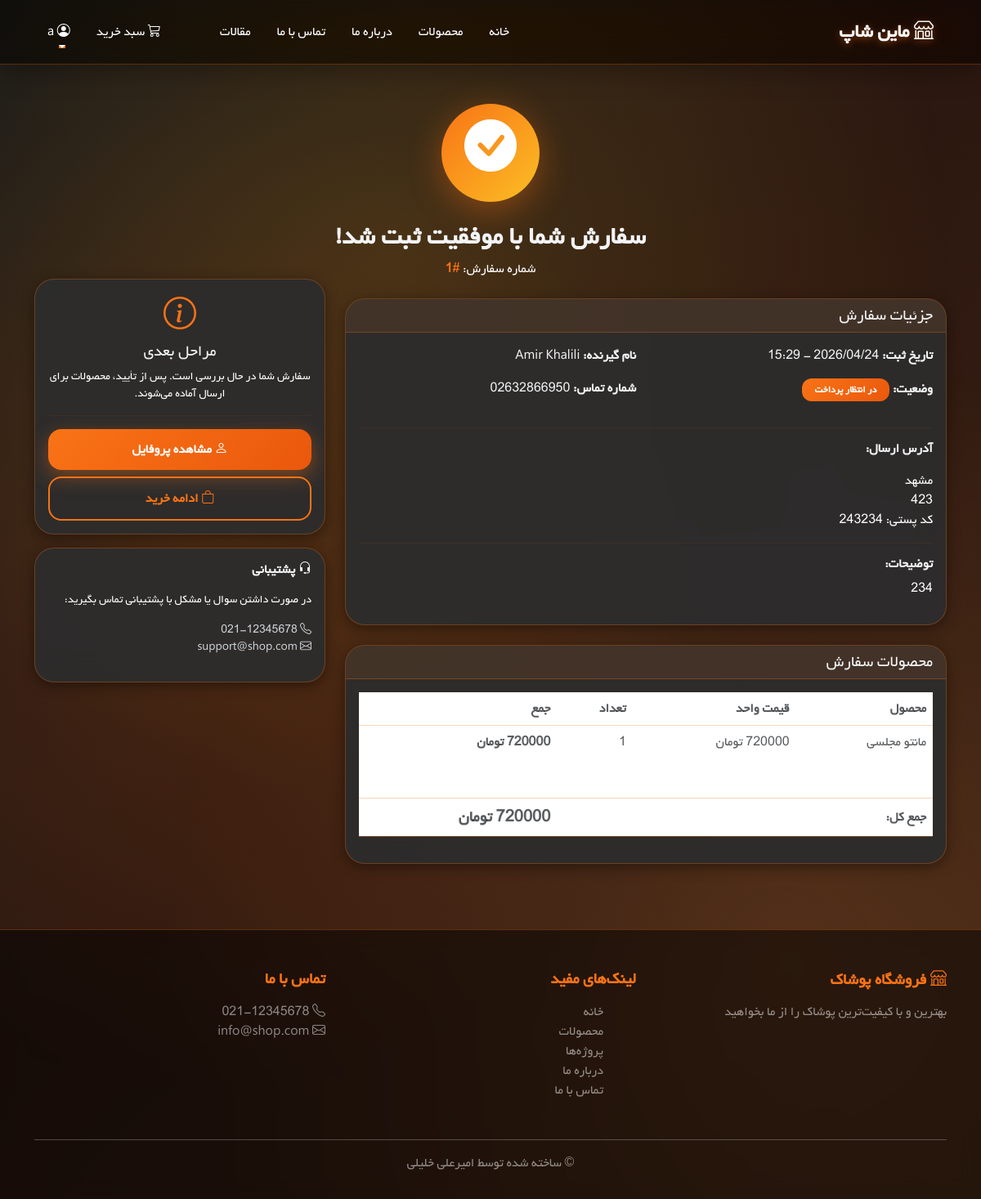
/order/1/ (signed in), run on the app's committed database.
### shop/models.py (models this page shows, shortened)
class Order(models.Model):
    STATUS_CHOICES = [
        ('pending', 'در انتظار پرداخت'),
        ('paid', 'پرداخت شده'),
        ('processing', 'در حال پردازش'),
        ('shipped', 'ارسال شده'),
        ('delivered', 'تحویل داده شده'),
        ('cancelled', 'لغو شده'),
    ]
    user = models.ForeignKey(User, on_delete=models.CASCADE,
                              related_name='orders', verbose_name='کاربر')
    status = models.CharField(max_length=20, choices=STATUS_CHOICES,
                               default='pending', verbose_name='وضعیت')
    first_name = models.CharField(max_length=100, verbose_name='نام')
    last_name = models.CharField(max_length=100, verbose_name='نام خانوادگی')
    phone = models.CharField(max_length=15, verbose_name='شماره تلفن')
    address = models.TextField(verbose_name='آدرس')
    city = models.CharField(max_length=100, verbose_name='شهر')
    postal_code = models.CharField(max_length=10, verbose_name='کد پستی')
    notes = models.TextField(blank=True, verbose_name='توضیحات سفارش')
    total_price = models.DecimalField(max_digits=12, decimal_places=0,
                                       verbose_name='مبلغ کل')
    created_at = models.DateTimeField(auto_now_add=True)
    updated_at = models.DateTimeField(auto_now=True)
    class Meta:
        verbose_name = 'سفارش'
        verbose_name_plural = 'سفارش‌ها'
        ordering = ['-created_at']

class OrderItem(models.Model):
    order = models.ForeignKey(Order, on_delete=models.CASCADE,
                               related_name='items', verbose_name='سفارش')
    product = models.ForeignKey(Product, on_delete=models.CASCADE, verbose_name='محصول')
    quantity = models.PositiveIntegerField(default=1, verbose_name='تعداد')
    price = models.DecimalField(max_digits=12, decimal_places=0, verbose_name='قیمت واحد')
    size = models.CharField(max_length=10, blank=True, verbose_name='سایز')
    color = models.CharField(max_length=50, blank=True, verbose_name='رنگ')
    class Meta:
        verbose_name = 'آیتم سفارش'
        verbose_name_plural = 'آیتم‌های سفارش'
    def get_total_price(self):
        return self.price * self.quantity

class Product(models.Model):
    SIZE_CHOICES = [
        ('XS', 'XS'),
        ('S', 'S'),
        ('M', 'M'),
        ('L', 'L'),
        ('XL', 'XL'),
        ('XXL', 'XXL'),
    ]
    category = models.ForeignKey(Category, on_delete=models.CASCADE,
                                  related_name='products', verbose_name='دسته‌بندی')
    name = models.CharField(max_length=200, verbose_name='نام محصول')
    slug = models.SlugField(max_length=200, unique=True, allow_unicode=True)
    description = models.TextField(verbose_name='توضیحات')
    price = models.DecimalField(max_digits=12, decimal_places=0, verbose_name='قیمت (تومان)')
    discount_price = models.DecimalField(max_digits=12, decimal_places=0,
                                          blank=True, null=True, verbose_name='قیمت با تخفیف')
    image = models.ImageField(upload_to='products/', blank=True, null=True, verbose_name='تصویر اصلی')
    image2 = models.ImageField(upload_to='products/', blank=True, null=True, verbose_name='تصویر دوم')
    image3 = models.ImageField(upload_to='products/', blank=True, null=True, verbose_name='تصویر سوم')
    stock = models.PositiveIntegerField(default=0, verbose_name='موجودی')
    available = models.BooleanField(default=True, verbose_name='موجود')
    sizes = models.CharField(max_length=50, blank=True, verbose_name='سایزهای موجود',
                              help_text='مثال: S,M,L,XL')
    colors = models.CharField(max_length=200, blank=True, verbose_name='رنگ‌های موجود',
                               help_text='مثال: قرمز,آبی,سبز')
    is_featured = models.BooleanField(default=False, verbose_name='ویژه')
    created_at = models.DateTimeField(auto_now_add=True)
    updated_at = models.DateTimeField(auto_now=True)
    class Meta:
        verbose_name = 'محصول'
        verbose_name_plural = 'محصولات'
        ordering = ['-created_at']

### shop/views.py (the view)
# urls.py: path('order/<int:order_id>/', views.order_detail, name='order_detail'),
@login_required
def order_detail(request, order_id):
    order = get_object_or_404(Order, id=order_id, user=request.user)
    context = {'order': order}
    return render(request, 'shop/order_detail.html', context)

### shop/context_processors.py (called while the page is built)
def cart_count(request):
    count = 0
    if request.user.is_authenticated:
        try:
            cart = Cart.objects.filter(user=request.user, is_active=True).first()
            if cart:
                count = cart.get_items_count()
        except:
            pass
    return {'cart_items_count': count}

### shop/models.py (called while the page is built)
    def get_items_count(self):
        return sum(item.quantity for item in self.items.all())

### templates/shop/order_detail.html (shortened to what this page needs)
{% extends 'base.html' %}
{% block content %}
<div class="container my-5">
    <div class="order-success text-center">
        <div class="success-icon">
            <i class="bi bi-check-circle-fill text-white" style="font-size: 4rem;"></i>
        </div>
        <h2 class="mt-4 fw-bold">سفارش شما با موفقیت ثبت شد!</h2>
        <p class="text-white mb-0">شماره سفارش: <strong style="color: var(--primary-color);">#{{ order.id }}</strong></p>
    </div>
    <div class="row">
        <div class="col-md-8 mt-4">
            <div class="card order-card mb-4">
                <div class="card-header">
                    <h5 class="mb-0 ">جزئیات سفارش</h5>
                </div>
                <div class="card-body">
                    <div class="row mb-3">
                        <div class="col-md-6">
                            <p><strong>تاریخ ثبت:</strong> {{ order.created_at|date:"Y/m/d - H:i" }}</p>
                            <p><strong>وضعیت:</strong>
                                <span class="badge bg-warning">{{ order.get_status_display }}</span>
                            </p>
                        </div>
                        <div class="col-md-6">
                            <p><strong>نام گیرنده:</strong> {{ order.first_name }} {{ order.last_name }}</p>
                            <p><strong>شماره تماس:</strong> {{ order.phone }}</p>
                        </div>
                    </div>
                    <hr style="border-color: var(--card-border);">
                    <h6 class="fw-bold mb-3">آدرس ارسال:</h6>
                    <p class="text-white">
                        {{ order.city }}<br>
                        {{ order.address }}<br>
                        کد پستی: {{ order.postal_code }}
                    </p>
                    {% if order.notes %}
                    <hr style="border-color: var(--card-border);">
                    <h6 class="fw-bold mb-2">توضیحات:</h6>
                    <p class="text-white">{{ order.notes }}</p>
                    {% endif %}
                </div>
            </div>
            <div class="card order-card">
                <div class="card-header">
                    <h5 class="mb-0">محصولات سفارش</h5>
                </div>
                <div class="card-body">
                    <div class="table-responsive">
                        <table class="table">
                            <thead>
                                <tr>
                                    <th class="text-muted">محصول</th>
                                    <th class="text-muted">قیمت واحد</th>
                                    <th class="text-muted">تعداد</th>
                                    <th class="text-muted">جمع</th>
                                </tr>
                            </thead>
                            <tbody>
                                {% for item in order.items.all %}
                                <tr>
                                    <td class="text-muted">
                                        {{ item.product.name }}
                                        {% if item.size %}<br><small class="text-white">سایز: {{ item.size }}</small>{% endif %}
                                        {% if item.color %}<br><small class="text-white">رنگ: {{ item.color }}</small>{% endif %}
                                    </td class="text-muted">
                                    <td class="text-muted">{{ item.price|floatformat:0 }} تومان</td>
                                    <td class="text-muted">{{ item.quantity }}</td>
                                    <td class="text-muted fw-bold">{{ item.get_total_price|floatformat:0 }} تومان</td>
                                </tr>
                                {% endfor %}
                            </tbody>
                            <tfoot>
                                <tr>
                                    <td colspan="3" class="text-muted fw-bold">جمع کل:</td>
                                    <td class="text-muted fw-bold price-new fs-5">{{ order.total_price|floatformat:0 }} تومان</td>
                                </tr>
                            </tfoot>
                        </table>
                    </div>
                </div>
            </div>
        </div>
        <div class="col-md-4">
            <div class="card order-card">
                <div class="card-body text-center">
                    <i class="bi bi-info-circle fs-1 mb-3" style="color: var(--primary-color);"></i>
                    <h5>مراحل بعدی</h5>
                    <p class="text-white small">
                        سفارش شما در حال بررسی است. پس از تأیید، محصولات برای ارسال آماده می‌شوند.
                    </p>
                    <hr style="border-color: var(--card-border);">
                    <a href="{% url 'shop:profile' %}" class="btn btn-primary w-100 mb-2">
                        <i class="bi bi-person"></i> مشاهده پروفایل
                    </a>
                    <a href="{% url 'shop:product_list' %}" class="btn btn-outline-primary w-100">
                        <i class="bi bi-bag"></i> ادامه خرید
                    </a>
                </div>
            </div>
            <div class="card order-card mt-3">
                <div class="card-body">
                    <h6 class="fw-bold mb-3"><i class="bi bi-headset"></i> پشتیبانی</h6>
                    <p class="small text-white">
                        در صورت داشتن سوال یا مشکل با پشتیبانی تماس بگیرید:
                    </p>
                    <p class="small" style="color: var(--text-secondary);">
                        <i class="bi bi-telephone"></i> 021-12345678<br>
                        <i class="bi bi-envelope"></i> support@shop.com
                    </p>
                </div>
            </div>
        </div>
    </div>
</div>
{% endblock %}

### templates/base.html (shortened to what this page needs)
{% load static %}
<!DOCTYPE html>
<html lang="fa" dir="rtl" data-theme="dark">
<head>
     <link rel="stylesheet" href="{% static 'css/bootstrap.min.css' %}">
     <link rel="stylesheet" href="{% static 'icons/bootstrap-icons.css' %}">
</head>
<body>
    <nav class="navbar navbar-expand-lg sticky-top">
        <div class="container">
            <a class="navbar-brand" href="{% url 'shop:home' %}">
                <i class="bi bi-shop"></i> ماین شاپ
            </a>
            <div class="collapse navbar-collapse" id="navbarNav">
                <ul class="navbar-nav me-auto">
                    <li class="nav-item">
                        <a class="nav-link" href="{% url 'shop:home' %}">خانه</a>
                    </li>
                    <li class="nav-item">
                        <a class="nav-link" href="{% url 'shop:product_list' %}">محصولات</a>
                    </li>
                    <li class="nav-item">
                        <a class="nav-link" href="{% url 'shop:about' %}">درباره ما</a>
                    </li>
                    <li class="nav-item">
                        <a class="nav-link" href="{% url 'shop:contact' %}">تماس با ما</a>
                    </li>
                    <li class="nav-item">
                        <a class="nav-link" href="{% url 'shop:projects' %}">مقالات</a>
                    </li>
                </ul>
                <ul class="navbar-nav">
                    {% if user.is_authenticated %}
                    <li class="nav-item">
                        <a class="nav-link position-relative" href="{% url 'shop:cart' %}">
                            <i class="bi bi-cart3"></i> سبد خرید
                        </a>
                    </li>
                    <li class="nav-item dropdown">
                        <a class="nav-link dropdown-toggle" href="#" role="button" data-bs-toggle="dropdown">
                            <i class="bi bi-person-circle"></i> {{ user.username }}
                        </a>
                    </li>
                    {% endif %}
                </ul>
            </div>
        </div>
    </nav>
    {% block content %}{% endblock %}
    <footer>
        <div class="container">
            <div class="row">
                <div class="col-md-4 mb-3">
                    <h5><i class="bi bi-shop"></i> فروشگاه پوشاک</h5>
                    <p class="text-white-50">بهترین و با کیفیت‌ترین پوشاک را از ما بخواهید</p>
                </div>
                <div class="col-md-4 mb-3">
                    <h5>لینک‌های مفید</h5>
                    <ul class="list-unstyled">
                        <li><a href="{% url 'shop:home' %}" class="text-white-50 text-decoration-none">خانه</a></li>
                        <li><a href="{% url 'shop:product_list' %}" class="text-white-50 text-decoration-none">محصولات</a></li>
                        <li><a href="{% url 'shop:projects' %}" class="text-white-50 text-decoration-none">پروژه‌ها</a></li>
                        <li><a href="{% url 'shop:about' %}" class="text-white-50 text-decoration-none">درباره ما</a></li>
                        <li><a href="{% url 'shop:contact' %}" class="text-white-50 text-decoration-none">تماس با ما</a></li>
                    </ul>
                </div>
                <div class="col-md-4 mb-3">
                    <h5>تماس با ما</h5>
                    <p class="text-white-50">
                        <i class="bi bi-telephone"></i> 021-12345678<br>
                        <i class="bi bi-envelope"></i> info@shop.com
                    </p>
                </div>
            </div>
            <hr class="bg-white">
            <div class="text-center text-white-50">
                <p>&copy; ساخته شده توسط امیرعلی خلیلی</p>
            </div>
        </div>
    </footer>
</body>
</html>

### data on the page
Order: id "1", created_at "2026/04/24 - 15:29", status "در انتظار پرداخت", first_name "Amir", last_name "Khalili", phone "02632866950", city "مشهد", address "423", postal_code "243234", notes "234", total_price "720000"
OrderItem: product.name "مانتو مجلسی", price "720000", quantity "1", get_total_price "720000"

### other printed values
{{ user.username }} "a"
